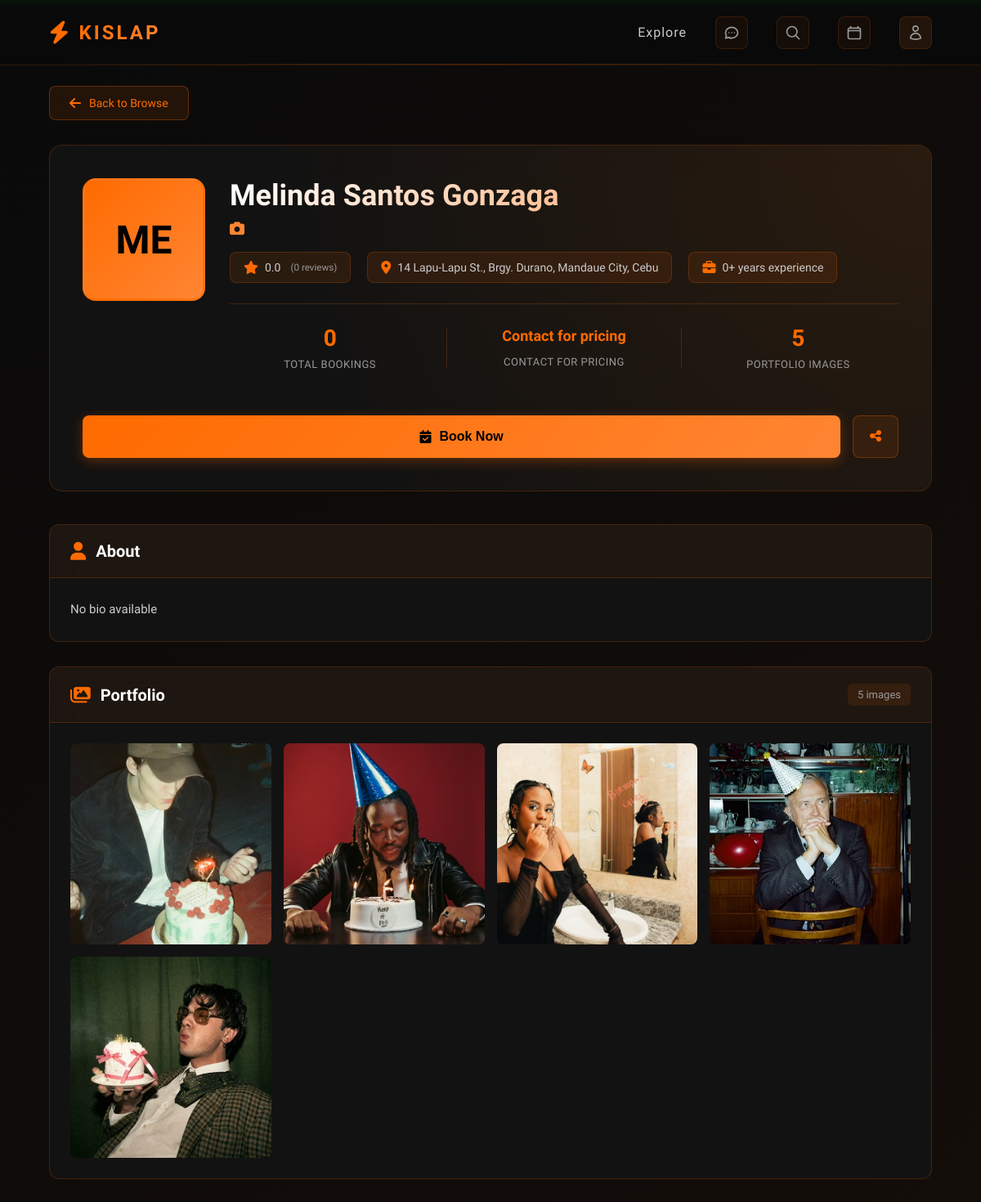
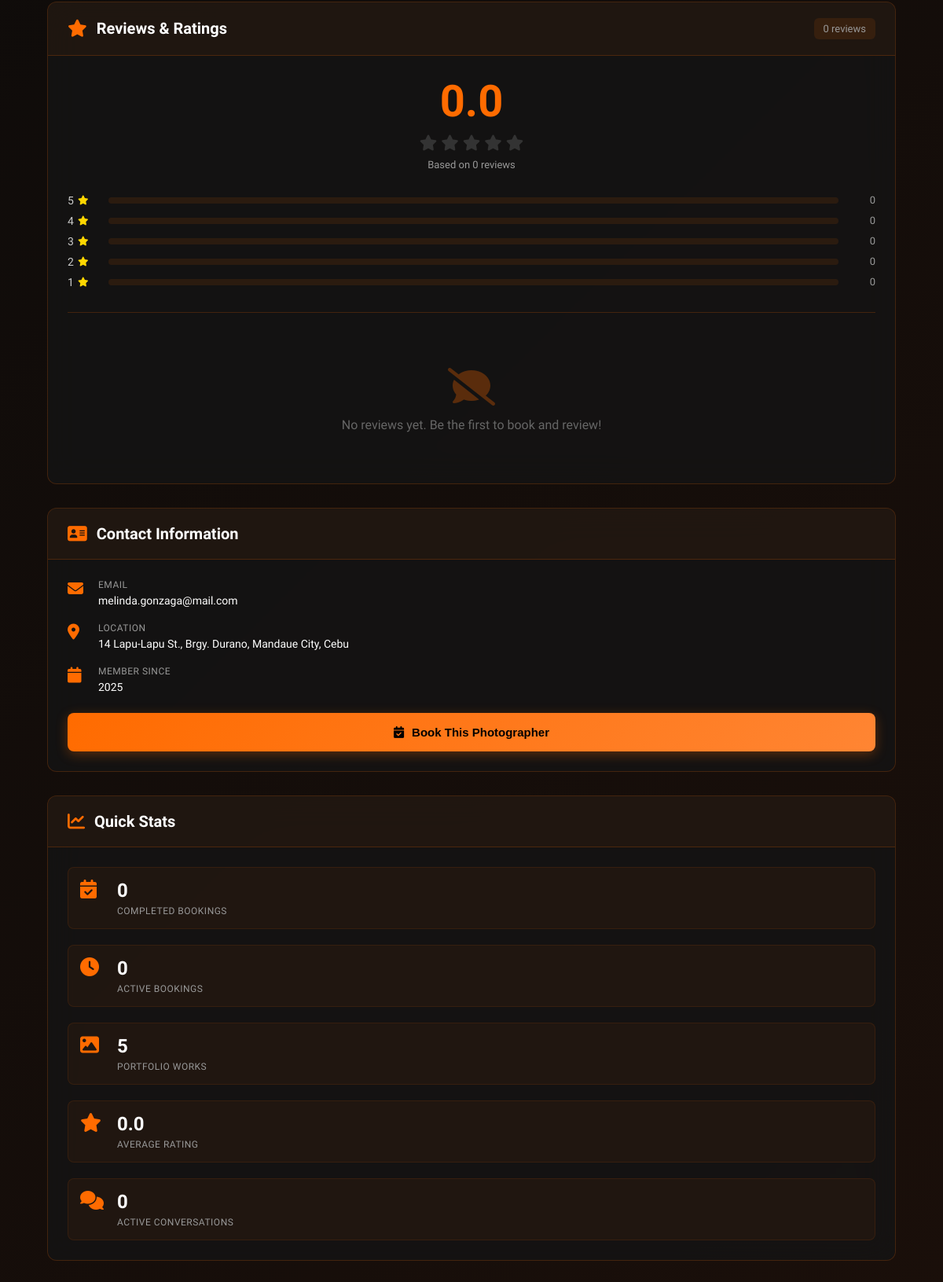
Page /index.php?controller=Browse&action=viewProfile&id=2 on the committed database (2 pictures, top to bottom).
### tables this page shows
CREATE TABLE `workers` (
  `worker_id` int(11) NOT NULL,
  `application_id` int(11) DEFAULT NULL,
  `status` enum('active','suspended','banned') NOT NULL DEFAULT 'active',
  `suspended_until` timestamp NULL DEFAULT NULL,
  `suspension_reason` text DEFAULT NULL,
  `suspended_by` int(11) DEFAULT NULL,
  `suspended_at` timestamp NULL DEFAULT NULL,
  `lastName` varchar(100) NOT NULL,
  `firstName` varchar(100) NOT NULL,
  `middleName` varchar(100) DEFAULT NULL,
  `email` varchar(255) NOT NULL,
  `phoneNumber` varchar(20) NOT NULL,
  `password` varchar(255) NOT NULL,
  `address` text DEFAULT NULL,
  `specialty` varchar(100) DEFAULT NULL,
  `experience_years` int(11) DEFAULT 0,
  `bio` text DEFAULT NULL,
  `profile_photo` varchar(255) DEFAULT NULL,
  `total_ratings` int(11) DEFAULT 0,
  `total_bookings` int(11) DEFAULT 0,
  `total_earnings` decimal(10,2) DEFAULT 0.00,
  `created_at` timestamp NOT NULL DEFAULT current_timestamp(),
  `updated_at` timestamp NOT NULL DEFAULT current_timestamp() ON UPDATE current_timestamp(),
  `average_rating` decimal(3,2) DEFAULT 0.00
);

CREATE TABLE `worker_works` (
  `work_id` int(11) NOT NULL,
  `worker_id` int(11) NOT NULL,
  `image_path` varchar(255) NOT NULL,
  `uploaded_at` timestamp NOT NULL DEFAULT current_timestamp()
);

### views/home/profile.php (the view, shortened to what the rows shown need)
<?php
$photographer = $worker ?? null;
$fullName = trim(
    ($photographer['firstName'] ?? '') . ' ' .
    ($photographer['middleName'] ?? '') . ' ' .
    ($photographer['lastName'] ?? '')
);
$businessName = $photographer['display_name'] ?? $fullName;
$bio = $photographer['bio'] ?? 'No bio available';
$location = $photographer['address'] ?? 'Philippines';
$yearsExperience = $photographer['experience_years'] ?? 0;
$email = $photographer['email'] ?? '';
$joinedDate = $photographer['created_at'] ?? '';
$stats = $workerStats ?? [];
$totalBookings = intval($stats['total_bookings'] ?? $photographer['total_bookings'] ?? 0);
$rating = floatval($stats['average_rating'] ?? $photographer['average_rating'] ?? 0);
$reviewsCount = intval($stats['total_ratings'] ?? $photographer['total_ratings'] ?? 0);
$joinedYear = $joinedDate ? date('Y', strtotime($joinedDate)) : date('Y');
?>
<!DOCTYPE html>
<html lang="en">
<head>
    <link href="https://cdnjs.cloudflare.com/ajax/libs/font-awesome/6.4.0/css/all.min.css" rel="stylesheet">
    <link rel="stylesheet" href="/Kislap/public/css/style.css" type="text/css">
    <link rel="stylesheet" href="/Kislap/public/css/viewProfile.css?v=<?php echo rand(1000, 9999) . time(); ?>" type="text/css">
    <link rel="stylesheet" href="/Kislap/public/css/packages.css?v=<?php echo time(); ?>" type="text/css">
</head>
<body>
<?php require __DIR__ . '/../shared/navbar.php'; ?>
<div class="profile-container">
    <div class="profile-header">
        <div class="profile-header-content">
            <div class="profile-main-info">
                <div class="profile-details">
                    <h1 class="profile-name"><?php echo htmlspecialchars($businessName); ?></h1>
                    <div class="profile-meta-row">
                        <div class="meta-badge">
                            <i class="fas fa-star"></i>
                            <span><?php echo number_format($rating, 1); ?></span>
                            <small>(<?php echo $reviewsCount; ?> reviews)</small>
                        </div>
                        <div class="meta-badge">
                            <i class="fas fa-map-marker-alt"></i>
                            <span><?php echo htmlspecialchars($location); ?></span>
                        </div>
                        <div class="meta-badge">
                            <i class="fas fa-briefcase"></i>
                            <span><?php echo $yearsExperience; ?>+ years experience</span>
                        </div>
                    </div>
                    <div class="profile-stats">
                        <div class="stat-item">
                            <span class="stat-number"><?php echo $totalBookings; ?></span>
                            <span class="stat-label">Total Bookings</span>
                        </div>
                    </div>
                </div>
            </div>
        </div>
    </div>
    <div class="profile-content-grid">
        <div class="profile-left-column">
            <div class="profile-section">
                <div class="section-header">
                    <h2><i class="fas fa-user"></i> About</h2>
                </div>
                <div class="section-content">
                    <p class="bio-text"><?php echo nl2br(htmlspecialchars($bio)); ?></p>
                </div>
            </div>
            <div class="profile-section">
                <div class="section-header">
                    <h2><i class="fas fa-images"></i> Portfolio</h2>
                </div>
                <div class="section-content">
                    <?php if (!empty($recentWork)): ?>
                        <div class="portfolio-grid">
                            <?php foreach ($recentWork as $index => $work): ?>
                                <div class="portfolio-item" onclick="openLightbox(<?php echo $index; ?>)">
                                    <?php
                                    $imagePath = $work['image_path'];
                                    if (!str_starts_with($imagePath, '/Kislap/') && !str_starts_with($imagePath, 'http')) {
                                        $imagePath = '/Kislap/' . $imagePath;
                                    }
                                    ?>
                                    <img src="<?php echo htmlspecialchars($imagePath); ?>"
                                         alt=""
                                         loading="lazy"
                                         onerror="this.parentElement.style.display='none'">
                                </div>
                            <?php endforeach; ?>
                        </div>
                    <?php endif; ?>
                </div>
            </div>
            <div class="profile-section">
                <div class="section-header">
                    <h2><i class="fas fa-star"></i> Reviews & Ratings</h2>
                    <span class="review-count"><?php echo $reviewsCount; ?> reviews</span>
                </div>
                <div class="section-content">
                    <div class="rating-overview">
                        <div class="rating-score">
                            <span class="score-number"><?php echo number_format($rating, 1); ?></span>
                            <div class="score-stars">
                                <?php for ($i = 1; $i <= 5; $i++): ?>
                                    <i class="fas fa-star <?php echo $i <= round($rating) ? 'active' : ''; ?>"></i>
                                <?php endfor; ?>
                            </div>
                            <p class="score-label">Based on <?php echo $reviewsCount; ?> reviews</p>
                        </div>
                    </div>
                </div>
            </div>
        </div>
        <div class="profile-right-column">
            <div class="profile-section">
                <div class="section-header">
                    <h2><i class="fas fa-address-card"></i> Contact Information</h2>
                </div>
                <div class="section-content">
                    <div class="contact-list">
                        <?php if ($email): ?>
                            <div class="contact-item">
                                <i class="fas fa-envelope"></i>
                                <div>
                                    <span class="contact-label">Email</span>
                                    <a href="mailto:<?php echo htmlspecialchars($email); ?>" class="contact-value">
                                        <?php echo htmlspecialchars($email); ?>
                                    </a>
                                </div>
                            </div>
                        <?php endif; ?>
                        <div class="contact-item">
                            <div>
                                <span class="contact-label">Location</span>
                                <span class="contact-value"><?php echo htmlspecialchars($location); ?></span>
                            </div>
                        </div>
                        <?php if ($joinedDate): ?>
                            <div class="contact-item">
                                <i class="fas fa-calendar"></i>
                                <div>
                                    <span class="contact-label">Member Since</span>
                                    <span class="contact-value"><?php echo $joinedYear; ?></span>
                                </div>
                            </div>
                        <?php endif; ?>
                    </div>
                </div>
            </div>
            <div class="profile-section">
                <div class="section-header">
                    <h2><i class="fas fa-chart-line"></i> Quick Stats</h2>
                </div>
                <div class="section-content">
                    <div class="quick-stats-list">
                        <div class="quick-stat">
                            <div>
                                <span class="stat-value"><?php echo number_format($rating, 1); ?></span>
                                <span class="stat-label">Average Rating</span>
                            </div>
                        </div>
                    </div>
                </div>
            </div>
        </div>
    </div>
</div>
</body>
</html>

### rows in the picture
workers: average_rating "0.0", total_ratings "0", address "14 Lapu-Lapu St., Brgy. Durano, Mandaue City, Cebu", experience_years "0", total_bookings "0", bio "No bio available", email "melinda.gonzaga@mail.com"
worker_works: shows a picture
worker_works: shows a picture
worker_works: shows a picture
worker_works: shows a picture
worker_works: shows a picture

### other values in the picture
substr($businessName, 0, 2) "ME"
$businessName "Melinda Santos Gonzaga"
$priceRangeText "Contact for pricing"
$priceDescription "CONTACT FOR PRICING"
count($portfolioImages) "5"
count($recentWork) "5"
$stars "5"
$count "0"
$stars "4"
$stars "3"
$stars "2"
$stars "1"
$completedBookings "0"
$pendingBookings "0"
$activeConversations "0"
